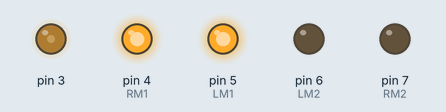
Recording of a sketch running on a simulated Arduino Uno, built for the host (arithmetic inside an expression is 32-bit, double 64-bit). Shown: output pins drawn as LEDs (lit = HIGH).

Above: at 2.5 s.
At 7.5 s:
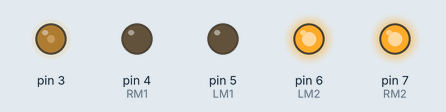
Timing chart, 0 to 13.0 s (numbered marks = the images above):
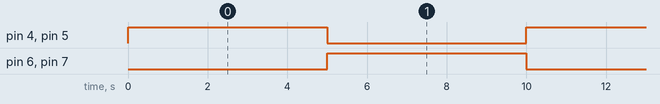

Measured:
- by itself, pin 4 (RM1), pin 5 (LM1), pin 6 (LM2), pin 7 (RM2): alternates HIGH for 5.0 s and LOW for 5.0 s

The sketch:

MOTOR_Control.ino
```cpp
// These constants won't change. They're used to give names to the pins used:
//const int lowestPin = 2;
//const int highestPin = 13;

#define RM1 PD4
#define RM2 PD7
#define LM1 PD5
#define LM2 PD6

#define PWM_RM PL3
#define PWM_LM PL4

void setup() {
  // set pins 2 through 13 as outputs:
  //for (int thisPin = lowestPin; thisPin <= highestPin; thisPin++) {
    pinMode(RM1, OUTPUT);
    pinMode(RM2, OUTPUT);
    pinMode(LM1, OUTPUT);
    pinMode(LM2, OUTPUT);
    pinMode(PL3, OUTPUT);
    pinMode(PL4, OUTPUT);
    analogWrite(PWM_RM, 80);
    analogWrite(PWM_LM, 80);
//     digitalWrite(PWM_RM, HIGH);
//     digitalWrite(PWM_LM, HIGH);
  //}
}

void loop() {
  digitalWrite(RM1, HIGH);
  digitalWrite(LM1, HIGH);
  digitalWrite(RM2, LOW);
  digitalWrite(LM2, LOW);
  delay(5000);
  digitalWrite(RM1, LOW);
  digitalWrite(LM1, LOW);
  digitalWrite(RM2, HIGH);
  digitalWrite(LM2, HIGH);
  delay(5000);

}
```
